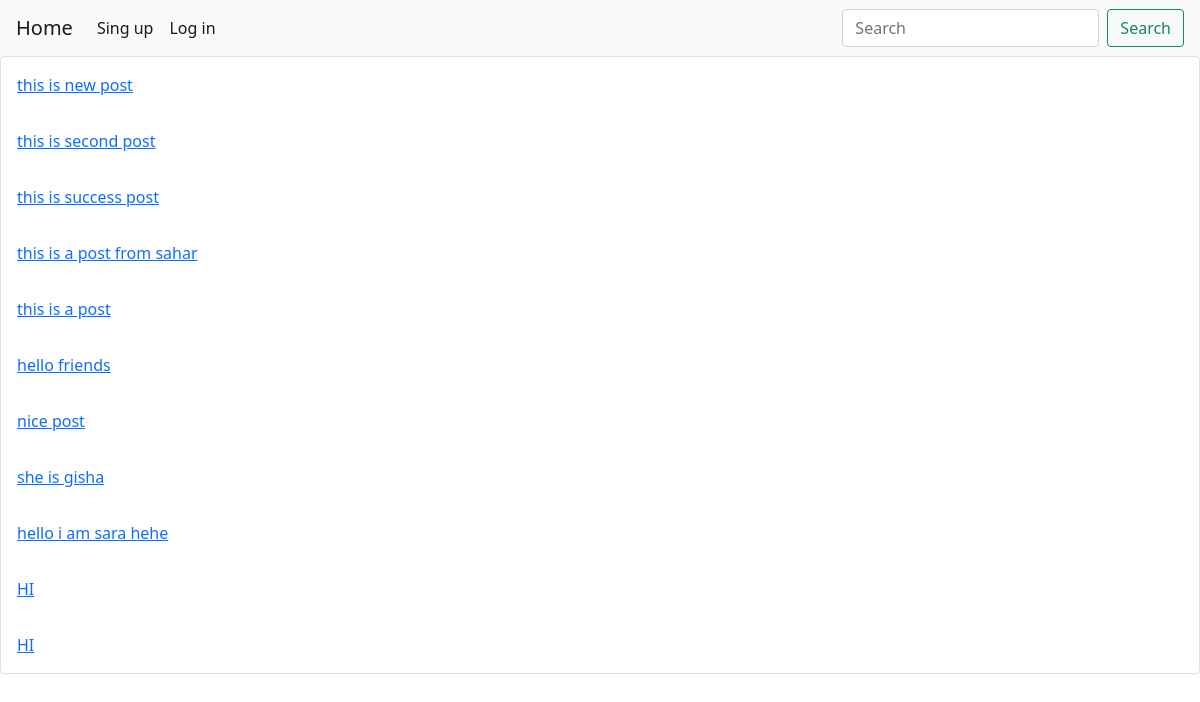
The page /post/posts/ on the database its author committed.
### post/models.py (models this page shows, shortened)
class PostUser(models.Model):
    body = models.TextField()
    slug = models.SlugField(null=True, blank=True)
    created = models.DateTimeField(auto_now_add=True)
    updated = models.DateTimeField(auto_now=True)
    img = models.ImageField(upload_to='images/', null=True, blank=True)
    user = models.ForeignKey(User, on_delete=models.CASCADE)
    objects = RecentlyPostManager()

### post/views.py (the view)
# urls.py: path('posts/', PostView.as_view(), name="post_view"),
class PostView(View):
    template = 'post/posts.html'
    def get(self, request):
        post = PostUser.objects.all()
        return render(request, self.template, {"post": post})

### templates/post/posts.html
{% extends 'home/base.html' %}
{% block content %}
    <div class="card">
        {% for i in post %}
            <a href="{% url 'post_detail' i.id i.slug  %}" class="card-body">{{ i.body|truncatewords:10 }}</a>
        {% endfor %}
    </div>
{% endblock %}

### rows shown on the page
PostUser: body "this is new post"
PostUser: body "this is second post"
PostUser: body "this is success post"
PostUser: body "this is a post from sahar"
PostUser: body "this is a post"
PostUser: body "hello friends"
PostUser: body "nice post"
PostUser: body "she is gisha"
PostUser: body "hello i am sara hehe"
PostUser: body "HI"
PostUser: body "HI"
